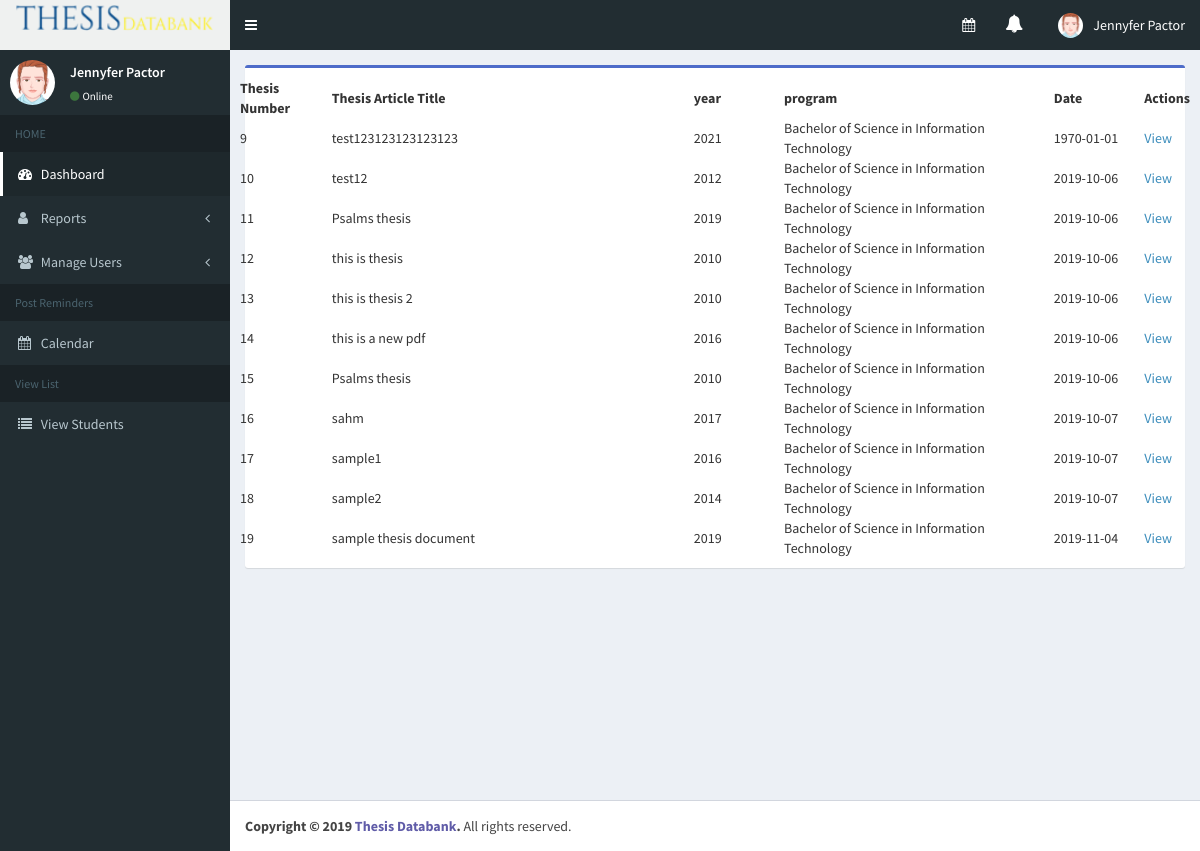
The page /programhead/index.php (signed in) on the database its author committed.
### tables this page shows
CREATE TABLE IF NOT EXISTS `tdb_thesis` (
  `id` int(20) NOT NULL,
  `reference_key_admin` int(20) DEFAULT NULL,
  `reference_key_students` int(20) DEFAULT NULL,
  `thesis_name` varchar(250) NOT NULL,
  `thesis_year` varchar(250) NOT NULL,
  `thesis_program` varchar(250) NOT NULL,
  `thesis_pdf_file` varchar(250) NOT NULL,
  `thesis_achievement` varchar(250) NOT NULL,
  `thesis_timestamp` varchar(250) NOT NULL,
  `branchid` int(11) NOT NULL
);

CREATE TABLE IF NOT EXISTS `branches` (
  `branchid` int(11) NOT NULL,
  `coursecode` varchar(255) NOT NULL,
  `branch_name` varchar(255) NOT NULL,
  `flag` int(3) NOT NULL
);

### programhead/index.php (the view, shortened to what this page needs)
<!DOCTYPE html>
<html>
    <head>
        <link rel="stylesheet" href="../css/bootstrap/bootstrap.min.css">
        <link rel="stylesheet" href="../css/font-awesome/font-awesome.min.css">
        <link rel="stylesheet" href="../css/sweetalert/sweetalert.css">
        <link rel="stylesheet" href="../template/bower_components/datatables.net-bs/css/dataTables.bootstrap.min.css">
        <link rel="stylesheet" href="../template/dist/css/AdminLTE.min.css">
        <link rel="stylesheet" href="../template/dist/css/skins/skin-green.min.css">
        <link rel="stylesheet" href="css/main-admin.css">
        <link rel="stylesheet" href="css/validation.css">
        <link rel="stylesheet" href="css/custom.css">
    </head>
<?php
    $pdo = tdbDatabase::connect();
    $sql = 'SELECT a.id, a.reference_key_admin, a.reference_key_students, a.thesis_name, a.thesis_year, b.branch_name as thesis_program, a.thesis_pdf_file, a.thesis_timestamp FROM tdb_thesis as a JOIN branches as b ON b.branchid = a.branchid';
    $thesis_list = $pdo->query($sql)->fetchAll();
?>
    <body class="hold-transition skin-green sidebar-mini fixed">
        <div class="wrapper">
            <?php
                include("../includes/navbar.php");
                include("../includes/sidebar.php");
            ?>
            <div class="content-wrapper">
                <section class="content">
                <div class="row">
                        <div class = "col-md-12">
                            <div class="box box-info border-blue">
                                    <div class="box-body">
                                    <div class="row el-element-overlay">
                                                    <table  id="tblviewlist" >
                                                        <thead>
                                                            <tr>
                                                            <th scope="col" width="10%">Thesis Number</th>
                                                            <th scope="col" width="40%">Thesis Article Title</th>
                                                            <th scope="col" width="10%">year</th>
                                                            <th scope="col" width="30%">program</th>
                                                            <th scope="col" width="20%">Date</th>
                                                            <th scope="col" width="10%">Actions</th>
                                                            </tr>
                                                        </thead>
                                                        <tbody>
                                                            <?php
                                                                if(!empty($thesis_list)){
                                                                    foreach ($thesis_list as $v) {
                                                                    ?>
                                                                    <tr>
                                                                        <td scope="row"><?php print $v['id']; ?></td>
                                                                        <td><?php print $v['thesis_name']; ?></td>
                                                                        <td><?php print $v['thesis_year']; ?></td>
                                                                        <td><?php print $v['thesis_program']; ?></td>
                                                                        <td><?php print date('Y-m-d', $v['thesis_timestamp']); ?></td>
                                                                        <td><a href="view-thesis.php?id=<?php print $v['id']; ?>">View</a> </td>
                                                                    </tr>
                                                                        <?php
                                                                    }
                                                                }
                                                                else {
                                                                    ?>
                                                                        <p class="alert alert-info">Thesis directory is empty.</p>
                                                                    <?php
                                                                }
                                                            ?>
                                                        </tbody>
                                                    </table>
                                            </div>
                                    </div>
                                    </div>
                                </div>
                            </div>
                        </div>
                </div>
                <?php include('../includes/footer.php');?>
    </body>
</html>

### programhead/css/main-admin.css (style rules this page uses)
.border-blue { border-top: 3px solid #4E6CC9 !important; }

### rows shown on the page
tdb_thesis: id "9", thesis_name "test123123123123123", thesis_year "2021", branchid.branch_name "Bachelor of Science in Information Technology", thesis_timestamp "1970-01-01"
tdb_thesis: id "10", thesis_name "test12", thesis_year "2012", branchid.branch_name "Bachelor of Science in Information Technology", thesis_timestamp "2019-10-06"
tdb_thesis: id "11", thesis_name "Psalms thesis", thesis_year "2019", branchid.branch_name "Bachelor of Science in Information Technology", thesis_timestamp "2019-10-06"
tdb_thesis: id "12", thesis_name "this is thesis", thesis_year "2010", branchid.branch_name "Bachelor of Science in Information Technology", thesis_timestamp "2019-10-06"
tdb_thesis: id "13", thesis_name "this is thesis 2", thesis_year "2010", branchid.branch_name "Bachelor of Science in Information Technology", thesis_timestamp "2019-10-06"
tdb_thesis: id "14", thesis_name "this is a new pdf", thesis_year "2016", branchid.branch_name "Bachelor of Science in Information Technology", thesis_timestamp "2019-10-06"
tdb_thesis: id "15", thesis_name "Psalms thesis", thesis_year "2010", branchid.branch_name "Bachelor of Science in Information Technology", thesis_timestamp "2019-10-06"
tdb_thesis: id "16", thesis_name "sahm", thesis_year "2017", branchid.branch_name "Bachelor of Science in Information Technology", thesis_timestamp "2019-10-07"
tdb_thesis: id "17", thesis_name "sample1", thesis_year "2016", branchid.branch_name "Bachelor of Science in Information Technology", thesis_timestamp "2019-10-07"
tdb_thesis: id "18", thesis_name "sample2", thesis_year "2014", branchid.branch_name "Bachelor of Science in Information Technology", thesis_timestamp "2019-10-07"
tdb_thesis: id "19", thesis_name "sample thesis document", thesis_year "2019", branchid.branch_name "Bachelor of Science in Information Technology", thesis_timestamp "2019-11-04"

### other values the page prints
$_SESSION['fname'] "Jennyfer"
$_SESSION['lname'] "Pactor"
